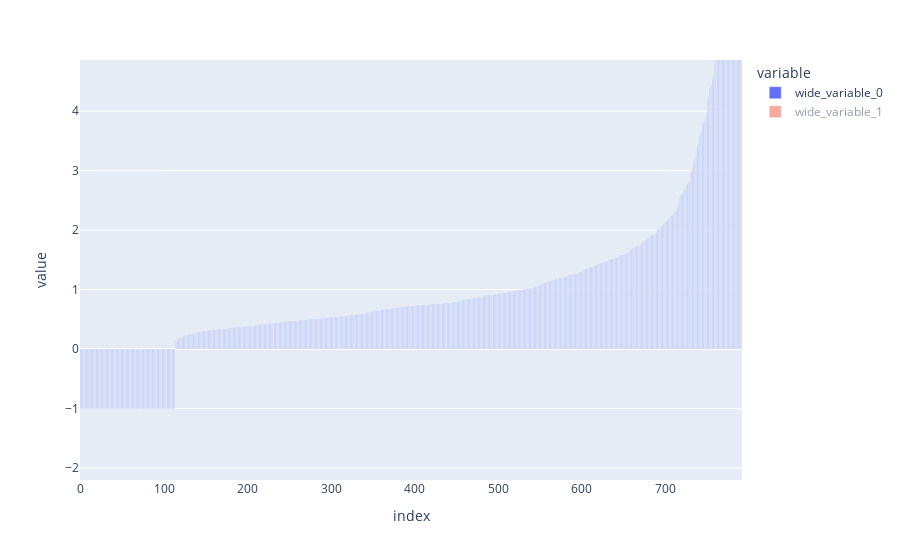

Notebook cell for this chart:
### Code cell
resultsO = sorted(
    [r for r in results if r.errors["Optimization"] is not None],
    key=lambda r: r.errors["Optimization"],
)
resultsS = sorted(
    [r for r in results if r.errors["Scaramuzza"] is not None],
    key=lambda r: r.errors["Scaramuzza"],
)

# df_ = df[~df["error"].isna()].sort_values("error")

px.bar(
    y=[
        sorted([r.errors["Optimization"] for r in resultsO]),
        sorted([r.errors["Scaramuzza"] for r in resultsS]),
    ],
    barmode="group",
)

### Figure 1 — Plotly figure (JSON) as saved in the notebook; plotly's stock layout.template omitted (floating-point values rounded to 4 significant figures; data arrays with more than 128 entries replaced by an {"elided": "..."} marker saying what was removed)
{"data": [{"alignmentgroup": "True", "hovertemplate": "variable=wide_variable_0<br>index=%{x}<br>value=%{y}<extra></extra>", "legendgroup": "wide_variable_0", "marker": {"color": "#636efa", "pattern": {"shape": ""}}, "name": "wide_variable_0", "offsetgroup": "wide_variable_0", "orientation": "v", "showlegend": true, "textposition": "auto", "type": "bar", "x": {"elided": "792 int values"}, "xaxis": "x", "y": {"elided": "792 float values"}, "yaxis": "y"}, {"alignmentgroup": "True", "hovertemplate": "variable=wide_variable_1<br>index=%{x}<br>value=%{y}<extra></extra>", "legendgroup": "wide_variable_1", "marker": {"color": "#EF553B", "pattern": {"shape": ""}}, "name": "wide_variable_1", "offsetgroup": "wide_variable_1", "orientation": "v", "showlegend": true, "textposition": "auto", "type": "bar", "visible": "legendonly", "x": {"elided": "792 int values"}, "xaxis": "x", "y": {"elided": "792 float values"}, "yaxis": "y"}], "layout": {"autosize": true, "barmode": "group", "legend": {"title": {"text": "variable"}, "tracegroupgap": 0}, "margin": {"t": 60}, "xaxis": {"anchor": "y", "autorange": true, "domain": [0, 1], "range": [-0.5, 791.5], "title": {"text": "index"}, "type": "linear"}, "yaxis": {"anchor": "x", "autorange": false, "domain": [0, 1], "range": [-2.201, 4.86], "title": {"text": "value"}, "type": "linear"}}}
